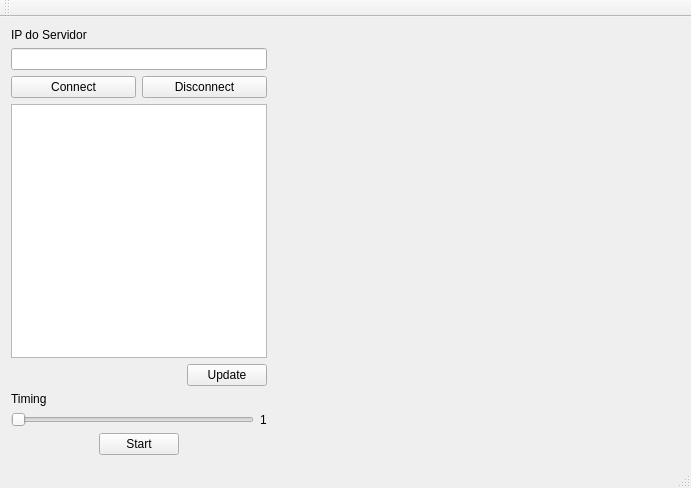
<?xml version="1.0" encoding="UTF-8"?>
<ui version="4.0">
 <class>MainWindow</class>
 <widget class="QMainWindow" name="MainWindow">
  <property name="geometry">
   <rect>
    <x>0</x>
    <y>0</y>
    <width>691</width>
    <height>488</height>
   </rect>
  </property>
  <property name="windowTitle">
   <string>MainWindow</string>
  </property>
  <widget class="QWidget" name="centralWidget">
   <layout class="QFormLayout" name="formLayout">
    <item row="0" column="0">
     <layout class="QVBoxLayout" name="verticalLayout_2">
      <item>
       <widget class="QLabel" name="label">
        <property name="text">
         <string>IP do Servidor</string>
        </property>
       </widget>
      </item>
      <item>
       <widget class="QLineEdit" name="lineEdit_Ip"/>
      </item>
      <item>
       <layout class="QHBoxLayout" name="horizontalLayout">
        <item>
         <widget class="QPushButton" name="pushButton_Connect">
          <property name="text">
           <string>Connect</string>
          </property>
         </widget>
        </item>
        <item>
         <widget class="QPushButton" name="pushButton_Disconnect">
          <property name="text">
           <string>Disconnect</string>
          </property>
         </widget>
        </item>
       </layout>
      </item>
      <item>
       <widget class="QListWidget" name="listWidget"/>
      </item>
      <item>
       <layout class="QHBoxLayout" name="horizontalLayout_3">
        <item>
         <spacer name="horizontalSpacer">
          <property name="orientation">
           <enum>Qt::Horizontal</enum>
          </property>
          <property name="sizeHint" stdset="0">
           <size>
            <width>108</width>
            <height>20</height>
           </size>
          </property>
         </spacer>
        </item>
        <item>
         <widget class="QPushButton" name="pushButton_Update">
          <property name="text">
           <string>Update</string>
          </property>
         </widget>
        </item>
       </layout>
      </item>
      <item>
       <layout class="QVBoxLayout" name="verticalLayout">
        <item>
         <widget class="QLabel" name="label_2">
          <property name="text">
           <string>Timing</string>
          </property>
         </widget>
        </item>
        <item>
         <layout class="QHBoxLayout" name="horizontalLayout_2">
          <item>
           <widget class="QSlider" name="horizontalSlider_Time">
            <property name="minimum">
             <number>1</number>
            </property>
            <property name="maximum">
             <number>10</number>
            </property>
            <property name="orientation">
             <enum>Qt::Horizontal</enum>
            </property>
           </widget>
          </item>
          <item>
           <widget class="QLabel" name="label_Time">
            <property name="text">
             <string>1</string>
            </property>
           </widget>
          </item>
         </layout>
        </item>
       </layout>
      </item>
      <item>
       <layout class="QHBoxLayout" name="horizontalLayout_4">
        <item>
         <spacer name="horizontalSpacer_2">
          <property name="orientation">
           <enum>Qt::Horizontal</enum>
          </property>
          <property name="sizeHint" stdset="0">
           <size>
            <width>48</width>
            <height>20</height>
           </size>
          </property>
         </spacer>
        </item>
        <item>
         <widget class="QPushButton" name="pushButton_Start">
          <property name="text">
           <string>Start</string>
          </property>
         </widget>
        </item>
        <item>
         <spacer name="horizontalSpacer_3">
          <property name="orientation">
           <enum>Qt::Horizontal</enum>
          </property>
          <property name="sizeHint" stdset="0">
           <size>
            <width>48</width>
            <height>20</height>
           </size>
          </property>
         </spacer>
        </item>
       </layout>
      </item>
     </layout>
    </item>
    <item row="0" column="1">
     <widget class="Plotter" name="widget" native="true">
      <property name="enabled">
       <bool>true</bool>
      </property>
     </widget>
    </item>
   </layout>
  </widget>
  <widget class="QMenuBar" name="menuBar">
   <property name="geometry">
    <rect>
     <x>0</x>
     <y>0</y>
     <width>691</width>
     <height>22</height>
    </rect>
   </property>
  </widget>
  <widget class="QToolBar" name="mainToolBar">
   <attribute name="toolBarArea">
    <enum>TopToolBarArea</enum>
   </attribute>
   <attribute name="toolBarBreak">
    <bool>false</bool>
   </attribute>
  </widget>
  <widget class="QStatusBar" name="statusBar"/>
 </widget>
 <layoutdefault spacing="6" margin="11"/>
 <customwidgets>
  <customwidget>
   <class>Plotter</class>
   <extends>QWidget</extends>
   <header>plotter.h</header>
   <container>1</container>
  </customwidget>
 </customwidgets>
 <resources/>
 <connections>
  <connection>
   <sender>horizontalSlider_Time</sender>
   <signal>valueChanged(int)</signal>
   <receiver>label_Time</receiver>
   <slot>setNum(int)</slot>
   <hints>
    <hint type="sourcelabel">
     <x>270</x>
     <y>390</y>
    </hint>
    <hint type="destinationlabel">
     <x>293</x>
     <y>389</y>
    </hint>
   </hints>
  </connection>
 </connections>
</ui>
